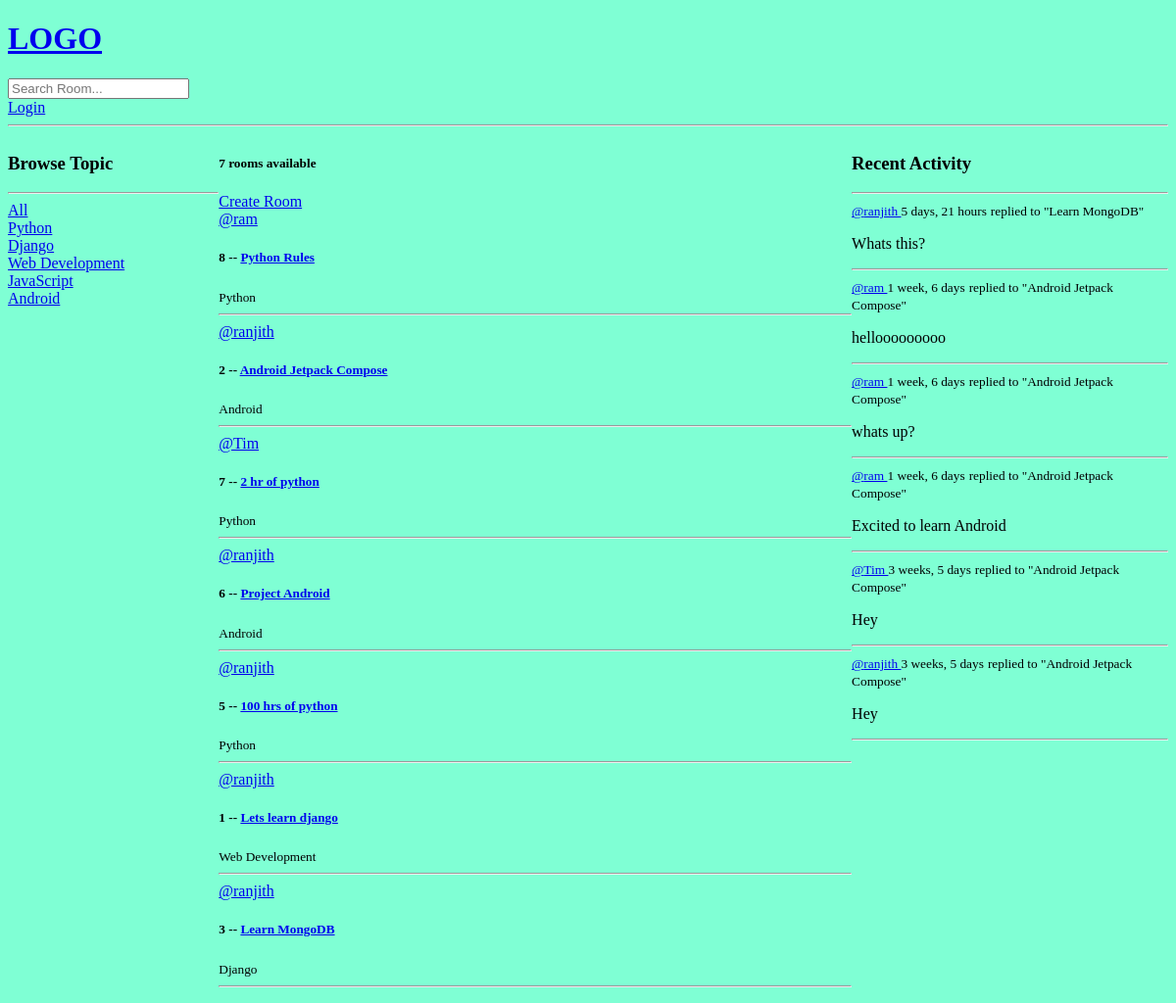
Before: / with the older database file.
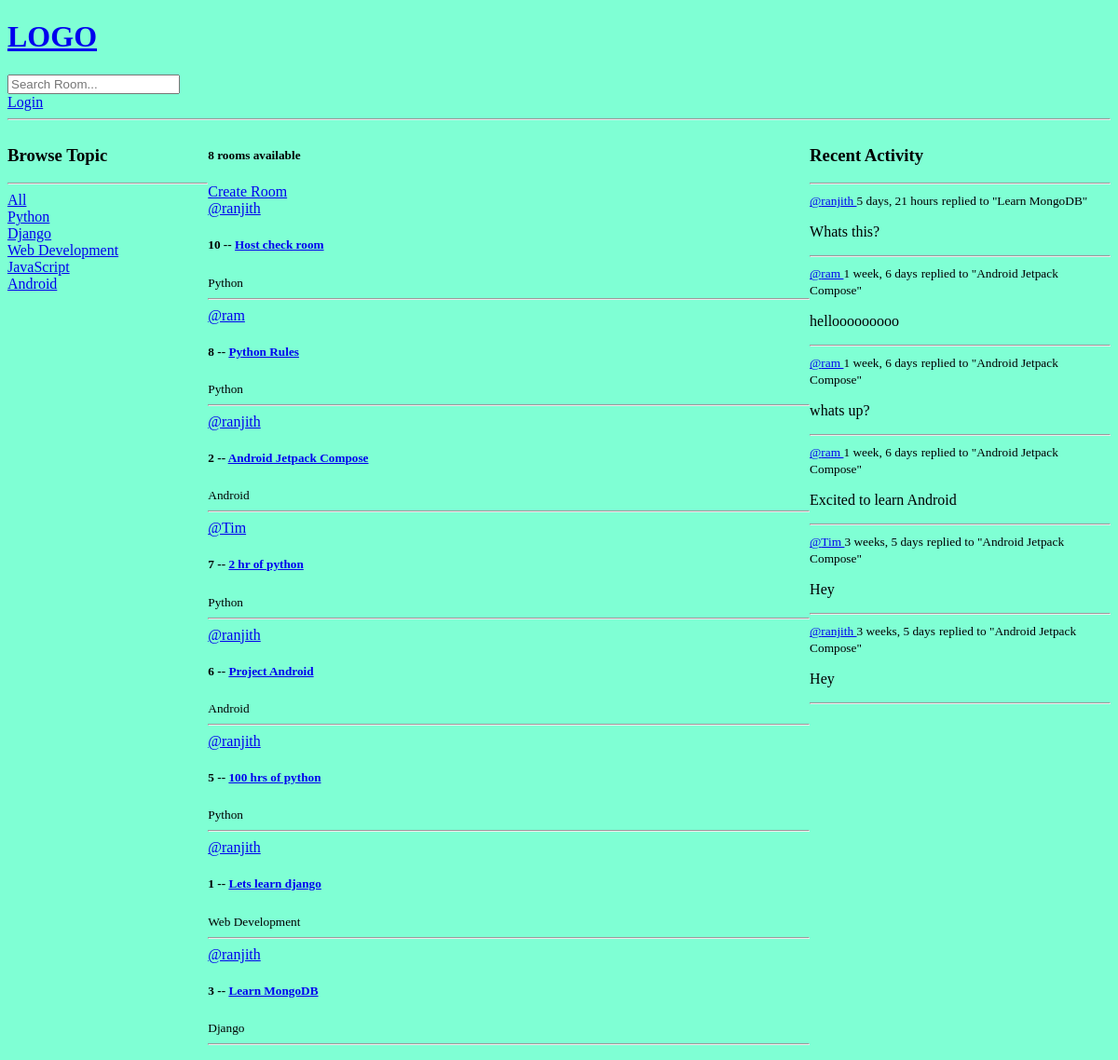
After: the same page with the newer database file.
### base/models.py (models this page shows, shortened)
class Topic(models.Model):
    name = models.CharField(max_length=200)

class Room(models.Model):
    host = models.ForeignKey(User, on_delete = models.SET_NULL, null=True)
    topic = models.ForeignKey(Topic, on_delete = models.SET_NULL, null=True) #SET_NULL will set the contents to null if a room is deleted
    name = models.CharField(max_length=200)
    description = models.TextField(null=True, blank=True)
    participants = models.ManyToManyField(User, related_name='participants', blank=True)
    updated = models.DateTimeField(auto_now = True)
    created = models.DateTimeField(auto_now_add = True) # this will just save the time when it was created
    class Meta:
        ordering = ["-updated", "-created"]
    def __str__ (self):
        return self.name

class Message(models.Model):
    user = models.ForeignKey(User, on_delete = models.CASCADE)
    room = models.ForeignKey(Room, on_delete = models.CASCADE)
    body = models.TextField()
    updated = models.DateTimeField(auto_now = True)
    created = models.DateTimeField(auto_now_add = True) # this will just save the time when it was created
    class Meta:
        ordering = ["-updated", "-created"]
    def __str__ (self):
        return self.body[0:50] # return first 50 character for the preview whenever an object is created

### base/views.py (the view)
# urls.py: path("", views.home, name="home"),
def home(request):
    q = request.GET.get('q') if request.GET.get('q') != None else ''    # '' will fetch the entire dataset
    rooms = Room.objects.filter(
        Q(topic__name__icontains = q) |  # syntax for contains querry
        Q(name__icontains = q) |
        Q(description__icontains = q)
        )
    topics = Topic.objects.all()
    room_count = rooms.count()
    room_messages = Message.objects.filter(Q(room__topic__name__icontains = q))
    context = {'rooms': rooms, 'topics': topics, 'room_count':room_count, 'room_messages': room_messages}
    return render(request, "base/home.html", context)

### base/templates/base/home.html (shortened to what this page needs)
{% extends "main.html" %}
{% block content %}
<div class="home-container">
    <div>
        {%  include 'base/topics_components.html' %}
    </div>
    <div>
        {% include 'base/feed_component.html' %}
    </div>
    <div>
        {% include 'base/activity_component.html' %}
    </div>
</div>
{% endblock content %}

### base/templates/base/topics_components.html
<h3>Browse Topic</h3>
<hr>
<div>
    <a href="{% url 'home' %}">All</a>
</div>
{% for topic in topics%}
    <div>
        <a href="{% url 'home' %}?q={{topic.name}}">{{topic.name}}</a>
    </div>
{% endfor %}

### base/templates/base/feed_component.html (shortened to what this page needs)
<h5>{{room_count}} rooms available</h5>
<a href="{% url 'create-room' %}"> Create Room</a>
<div>
    {% for room in rooms %}
        <div>
            <a href="{% url 'user-profile' room.host.id %}"> @{{room.host.username}} </a>
            <h5> {{room.id}} -- <a href="{% url 'room' room.id%}">{{room.name}}</a></h5>
            <small>{{room.topic.name}}</small>
            <hr>
        </div>
    {% endfor %}
</div>

### base/templates/base/activity_component.html (shortened to what this page needs)
<h3> Recent Activity </h3>
        <hr>
        {% for message in room_messages %}
            <div>
                <small> <a href=" {% url 'user-profile' message.user.id %}"> @{{message.user}} </a>   {{message.created|timesince}}</small>
                <small>replied to "{{message.room}}"</small>
                <p>{{message}}</p>
                <hr>
            </div>
        {% endfor %}

Changed rows visible on the page:
added Room: host.username "ranjith", id "10", name "Host check room", topic.name "Python"
Other visible differences:
{{ room_count }}: "7" → "8"
